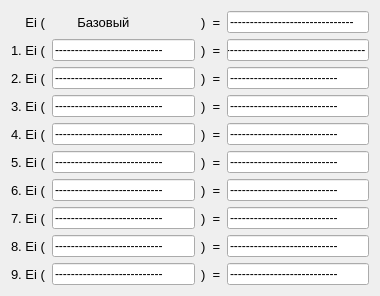
   <widget class="QWidget" name="layoutWidget">
    <property name="geometry">
     <rect>
      <x>920</x>
      <y>160</y>
      <width>380</width>
      <height>278</height>
     </rect>
    </property>
    <layout class="QHBoxLayout" name="horizontalLayout_11">
     <item>
      <layout class="QVBoxLayout" name="verticalLayout_14">
       <item>
        <widget class="QLabel" name="label_94">
         <property name="font">
          <font>
           <pointsize>10</pointsize>
          </font>
         </property>
         <property name="text">
          <string>    Ei (</string>
         </property>
        </widget>
       </item>
       <item>
        <widget class="QLabel" name="label_85">
         <property name="font">
          <font>
           <pointsize>10</pointsize>
          </font>
         </property>
         <property name="text">
          <string>1. Ei (</string>
         </property>
        </widget>
       </item>
       <item>
        <widget class="QLabel" name="label_86">
         <property name="font">
          <font>
           <pointsize>10</pointsize>
          </font>
         </property>
         <property name="text">
          <string>2. Ei (</string>
         </property>
        </widget>
       </item>
       <item>
        <widget class="QLabel" name="label_87">
         <property name="font">
          <font>
           <pointsize>10</pointsize>
          </font>
         </property>
         <property name="text">
          <string>3. Ei (</string>
         </property>
        </widget>
       </item>
       <item>
        <widget class="QLabel" name="label_88">
         <property name="font">
          <font>
           <pointsize>10</pointsize>
          </font>
         </property>
         <property name="text">
          <string>4. Ei (</string>
         </property>
        </widget>
       </item>
       <item>
        <widget class="QLabel" name="label_89">
         <property name="font">
          <font>
           <pointsize>10</pointsize>
          </font>
         </property>
         <property name="text">
          <string>5. Ei (</string>
         </property>
        </widget>
       </item>
       <item>
        <widget class="QLabel" name="label_90">
         <property name="font">
          <font>
           <pointsize>10</pointsize>
          </font>
         </property>
         <property name="text">
          <string>6. Ei (</string>
         </property>
        </widget>
       </item>
       <item>
        <widget class="QLabel" name="label_91">
         <property name="font">
          <font>
           <pointsize>10</pointsize>
          </font>
         </property>
         <property name="text">
          <string>7. Ei (</string>
         </property>
        </widget>
       </item>
       <item>
        <widget class="QLabel" name="label_92">
         <property name="font">
          <font>
           <pointsize>10</pointsize>
          </font>
         </property>
         <property name="text">
          <string>8. Ei (</string>
         </property>
        </widget>
       </item>
       <item>
        <widget class="QLabel" name="label_93">
         <property name="font">
          <font>
           <pointsize>10</pointsize>
          </font>
         </property>
         <property name="text">
          <string>9. Ei (</string>
         </property>
        </widget>
       </item>
      </layout>
     </item>
     <item>
      <layout class="QVBoxLayout" name="verticalLayout_15">
       <item>
        <widget class="QLabel" name="label_141">
         <property name="font">
          <font>
           <pointsize>10</pointsize>
          </font>
         </property>
         <property name="text">
          <string>       Базовый</string>
         </property>
        </widget>
       </item>
       <item>
        <widget class="QLineEdit" name="estimate3_2">
         <property name="text">
          <string>---------------------------</string>
         </property>
         <property name="readOnly">
          <bool>true</bool>
         </property>
        </widget>
       </item>
       <item>
        <widget class="QLineEdit" name="estimate3_3">
         <property name="text">
          <string>---------------------------</string>
         </property>
         <property name="readOnly">
          <bool>true</bool>
         </property>
        </widget>
       </item>
       <item>
        <widget class="QLineEdit" name="estimate3_4">
         <property name="text">
          <string>---------------------------</string>
         </property>
         <property name="readOnly">
          <bool>true</bool>
         </property>
        </widget>
       </item>
       <item>
        <widget class="QLineEdit" name="estimate3_5">
         <property name="text">
          <string>---------------------------</string>
         </property>
         <property name="readOnly">
          <bool>true</bool>
         </property>
        </widget>
       </item>
       <item>
        <widget class="QLineEdit" name="estimate3_6">
         <property name="text">
          <string>---------------------------</string>
         </property>
         <property name="readOnly">
          <bool>true</bool>
         </property>
        </widget>
       </item>
       <item>
        <widget class="QLineEdit" name="estimate3_7">
         <property name="text">
          <string>---------------------------</string>
         </property>
         <property name="readOnly">
          <bool>true</bool>
         </property>
        </widget>
       </item>
       <item>
        <widget class="QLineEdit" name="estimate3_8">
         <property name="text">
          <string>---------------------------</string>
         </property>
         <property name="readOnly">
          <bool>true</bool>
         </property>
        </widget>
       </item>
       <item>
        <widget class="QLineEdit" name="estimate3_9">
         <property name="text">
          <string>---------------------------</string>
         </property>
         <property name="readOnly">
          <bool>true</bool>
         </property>
        </widget>
       </item>
       <item>
        <widget class="QLineEdit" name="estimate3_10">
         <property name="text">
          <string>---------------------------</string>
         </property>
         <property name="readOnly">
          <bool>true</bool>
         </property>
        </widget>
       </item>
      </layout>
     </item>
     <item>
      <layout class="QVBoxLayout" name="verticalLayout_16">
       <item>
        <widget class="QLabel" name="label_95">
         <property name="font">
          <font>
           <pointsize>10</pointsize>
          </font>
         </property>
         <property name="text">
          <string>)  =</string>
         </property>
        </widget>
       </item>
       <item>
        <widget class="QLabel" name="label_96">
         <property name="font">
          <font>
           <pointsize>10</pointsize>
          </font>
         </property>
         <property name="text">
          <string>)  =</string>
         </property>
        </widget>
       </item>
       <item>
        <widget class="QLabel" name="label_97">
         <property name="font">
          <font>
           <pointsize>10</pointsize>
          </font>
         </property>
         <property name="text">
          <string>)  =</string>
         </property>
        </widget>
       </item>
       <item>
        <widget class="QLabel" name="label_98">
         <property name="font">
          <font>
           <pointsize>10</pointsize>
          </font>
         </property>
         <property name="text">
          <string>)  =</string>
         </property>
        </widget>
       </item>
       <item>
        <widget class="QLabel" name="label_99">
         <property name="font">
          <font>
           <pointsize>10</pointsize>
          </font>
         </property>
         <property name="text">
          <string>)  =</string>
         </property>
        </widget>
       </item>
       <item>
        <widget class="QLabel" name="label_100">
         <property name="font">
          <font>
           <pointsize>10</pointsize>
          </font>
         </property>
         <property name="text">
          <string>)  =</string>
         </property>
        </widget>
       </item>
       <item>
        <widget class="QLabel" name="label_101">
         <property name="font">
          <font>
           <pointsize>10</pointsize>
          </font>
         </property>
         <property name="text">
          <string>)  =</string>
         </property>
        </widget>
       </item>
       <item>
        <widget class="QLabel" name="label_102">
         <property name="font">
          <font>
           <pointsize>10</pointsize>
          </font>
         </property>
         <property name="text">
          <string>)  =</string>
         </property>
        </widget>
       </item>
       <item>
        <widget class="QLabel" name="label_103">
         <property name="font">
          <font>
           <pointsize>10</pointsize>
          </font>
         </property>
         <property name="text">
          <string>)  =</string>
         </property>
        </widget>
       </item>
       <item>
        <widget class="QLabel" name="label_104">
         <property name="font">
          <font>
           <pointsize>10</pointsize>
          </font>
         </property>
         <property name="text">
          <string>)  =</string>
         </property>
        </widget>
       </item>
      </layout>
     </item>
     <item>
      <layout class="QVBoxLayout" name="verticalLayout_17">
       <item>
        <widget class="QLineEdit" name="E1">
         <property name="text">
          <string>-------------------------------</string>
         </property>
        </widget>
       </item>
       <item>
        <widget class="QLineEdit" name="E2">
         <property name="text">
          <string>-------------------------------------</string>
         </property>
        </widget>
       </item>
       <item>
        <widget class="QLineEdit" name="E3">
         <property name="text">
          <string>---------------------------</string>
         </property>
        </widget>
       </item>
       <item>
        <widget class="QLineEdit" name="E4">
         <property name="text">
          <string>---------------------------</string>
         </property>
        </widget>
       </item>
       <item>
        <widget class="QLineEdit" name="E5">
         <property name="text">
          <string>---------------------------</string>
         </property>
        </widget>
       </item>
       <item>
        <widget class="QLineEdit" name="E6">
         <property name="text">
          <string>---------------------------</string>
         </property>
        </widget>
       </item>
       <item>
        <widget class="QLineEdit" name="E7">
         <property name="text">
          <string>---------------------------</string>
         </property>
        </widget>
       </item>
       <item>
        <widget class="QLineEdit" name="E8">
         <property name="text">
          <string>---------------------------</string>
         </property>
        </widget>
       </item>
       <item>
        <widget class="QLineEdit" name="E9">
         <property name="text">
          <string>---------------------------</string>
         </property>
        </widget>
       </item>
       <item>
        <widget class="QLineEdit" name="E10">
         <property name="text">
          <string>---------------------------</string>
         </property>
        </widget>
       </item>
      </layout>
     </item>
    </layout>
   </widget>
